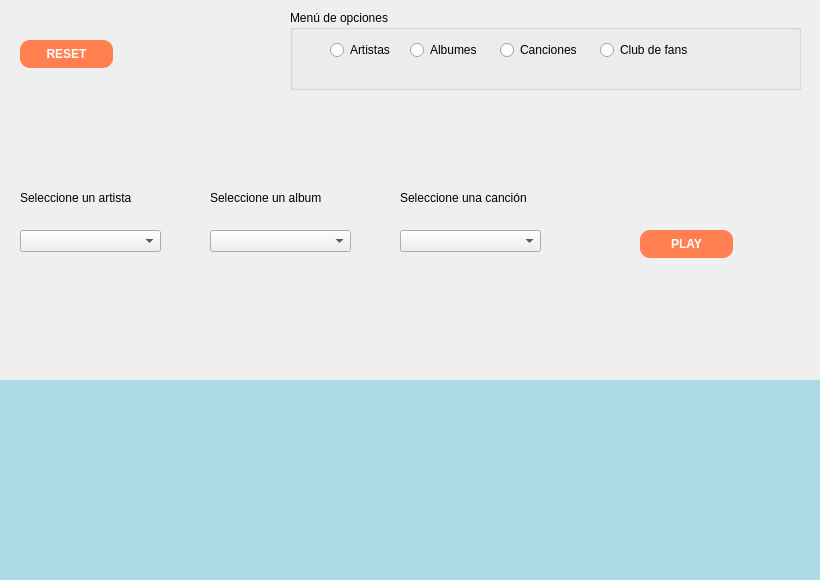
<?xml version="1.0" encoding="UTF-8"?>
<ui version="4.0">
 <class>Form</class>
 <widget class="QWidget" name="Form">
  <property name="geometry">
   <rect>
    <x>0</x>
    <y>0</y>
    <width>820</width>
    <height>580</height>
   </rect>
  </property>
  <property name="windowTitle">
   <string>Form</string>
  </property>
  <widget class="QWidget" name="horizontalLayoutWidget">
   <property name="geometry">
    <rect>
     <x>290</x>
     <y>10</y>
     <width>511</width>
     <height>80</height>
    </rect>
   </property>
   <layout class="QHBoxLayout" name="horizontalLayout">
    <item>
     <widget class="QGroupBox" name="groupBox">
      <property name="title">
       <string>Menú de opciones</string>
      </property>
      <widget class="QRadioButton" name="rbCanciones">
       <property name="geometry">
        <rect>
         <x>210</x>
         <y>30</y>
         <width>85</width>
         <height>20</height>
        </rect>
       </property>
       <property name="text">
        <string>Canciones</string>
       </property>
      </widget>
      <widget class="QRadioButton" name="rbArtistas">
       <property name="geometry">
        <rect>
         <x>40</x>
         <y>30</y>
         <width>70</width>
         <height>20</height>
        </rect>
       </property>
       <property name="text">
        <string>Artistas</string>
       </property>
      </widget>
      <widget class="QRadioButton" name="rbClub">
       <property name="geometry">
        <rect>
         <x>310</x>
         <y>30</y>
         <width>98</width>
         <height>20</height>
        </rect>
       </property>
       <property name="text">
        <string>Club de fans</string>
       </property>
      </widget>
      <widget class="QRadioButton" name="rbAlbumes">
       <property name="geometry">
        <rect>
         <x>120</x>
         <y>30</y>
         <width>98</width>
         <height>20</height>
        </rect>
       </property>
       <property name="text">
        <string>Albumes</string>
       </property>
      </widget>
     </widget>
    </item>
   </layout>
  </widget>
  <widget class="QComboBox" name="cbArtista">
   <property name="geometry">
    <rect>
     <x>20</x>
     <y>230</y>
     <width>141</width>
     <height>22</height>
    </rect>
   </property>
  </widget>
  <widget class="QComboBox" name="cbCancion">
   <property name="geometry">
    <rect>
     <x>400</x>
     <y>230</y>
     <width>141</width>
     <height>22</height>
    </rect>
   </property>
  </widget>
  <widget class="QLabel" name="lblartista">
   <property name="geometry">
    <rect>
     <x>20</x>
     <y>190</y>
     <width>141</width>
     <height>16</height>
    </rect>
   </property>
   <property name="font">
    <font>
     <pointsize>9</pointsize>
    </font>
   </property>
   <property name="text">
    <string>Seleccione un artista</string>
   </property>
  </widget>
  <widget class="QLabel" name="lblcancion">
   <property name="geometry">
    <rect>
     <x>400</x>
     <y>190</y>
     <width>151</width>
     <height>16</height>
    </rect>
   </property>
   <property name="font">
    <font>
     <pointsize>9</pointsize>
    </font>
   </property>
   <property name="text">
    <string>Seleccione una canción</string>
   </property>
  </widget>
  <widget class="QPushButton" name="btnPlay">
   <property name="geometry">
    <rect>
     <x>640</x>
     <y>230</y>
     <width>93</width>
     <height>28</height>
    </rect>
   </property>
   <property name="font">
    <font>
     <weight>75</weight>
     <bold>true</bold>
    </font>
   </property>
   <property name="styleSheet">
    <string notr="true">border-radius:10px;
background-color:coral;
color:white;
</string>
   </property>
   <property name="text">
    <string>PLAY</string>
   </property>
  </widget>
  <widget class="QLabel" name="lblseparador">
   <property name="geometry">
    <rect>
     <x>-140</x>
     <y>380</y>
     <width>1041</width>
     <height>241</height>
    </rect>
   </property>
   <property name="styleSheet">
    <string notr="true">background:lightblue;</string>
   </property>
   <property name="text">
    <string/>
   </property>
  </widget>
  <widget class="QPushButton" name="btnReset">
   <property name="geometry">
    <rect>
     <x>20</x>
     <y>40</y>
     <width>93</width>
     <height>28</height>
    </rect>
   </property>
   <property name="font">
    <font>
     <weight>75</weight>
     <bold>true</bold>
    </font>
   </property>
   <property name="styleSheet">
    <string notr="true">border-radius:10px;
background-color:coral;
color:white;
</string>
   </property>
   <property name="text">
    <string>RESET</string>
   </property>
  </widget>
  <widget class="QComboBox" name="cbAlbum">
   <property name="geometry">
    <rect>
     <x>210</x>
     <y>230</y>
     <width>141</width>
     <height>22</height>
    </rect>
   </property>
  </widget>
  <widget class="QLabel" name="lblalbum">
   <property name="geometry">
    <rect>
     <x>210</x>
     <y>190</y>
     <width>141</width>
     <height>16</height>
    </rect>
   </property>
   <property name="font">
    <font>
     <pointsize>9</pointsize>
    </font>
   </property>
   <property name="text">
    <string>Seleccione un album</string>
   </property>
  </widget>
 </widget>
 <resources/>
 <connections/>
</ui>
